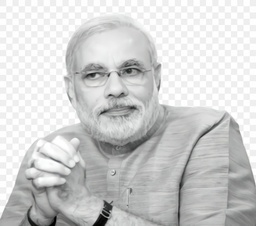
#> input picture images/assignment_im.jpg, 256 x 226 px, shrunk from 820 x 724 before the run, found by its file name
$ jupyter execute 3d_plot_image.ipynb
#> lines starting #> are read from the running program, lines starting #| are printed output that depends on the picture
[cell 1]
import cv2
import matplotlib.pyplot as plt
from mpl_toolkits.mplot3d import Axes3D

[cell 2]
plt.axes(projection='3d')
img=cv2.imread('assignment_im.jpg')
#> img is the input picture: shape (226, 256, 3); mean B, G, R 208, 208.3, 207.8
cv2.imshow("image",img)
cv2.waitKey(0)
cv2.destroyAllWindows()
print(img)
#> (printed output is left out)
x=img[:,:,0]
y=img[:,:,1]
z=img[:,:,2]
plt.axes(projection='3d')
plt.scatter(x,y,z)

# Show the 3D image plot
plt.show()
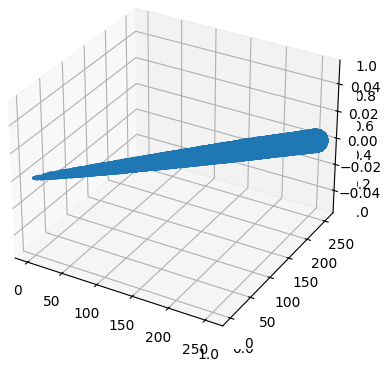
#> figure drawn by matplotlib, 1 panel

[cell 3]
import numpy as np
import matplotlib.pyplot as plt
from mpl_toolkits.mplot3d import Axes3D

[cell 4]
image_2d = np.random.rand(100, 100)

# Plot the 2D image
plt.imshow(image_2d, cmap='gray')
plt.show()
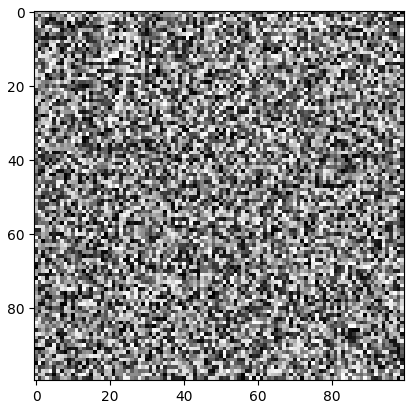
#> figure drawn by matplotlib, 1 panel
x = np.arange(0, 100)
y = np.arange(0, 100)
x, y = np.meshgrid(x, y)

# The z coordinate is the intensity of the pixel
z = image_2d
fig = plt.figure()
ax = fig.add_subplot(111, projection='3d')
ax.plot_surface(x, y, z, cmap='gray')

# Show the plot
plt.show()
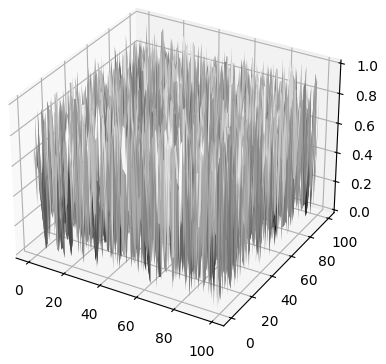
#> figure drawn by matplotlib, 1 panel

$ run again, with images/class_photo.jpg copied over images/assignment_im.jpg
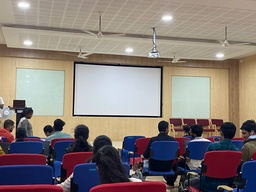
#> input picture images/class_photo.jpg, 256 x 192 px, shrunk from 1280 x 960 before the run, found by its file name
#> img is the input picture: shape (192, 256, 3); mean B, G, R 119.5, 123.6, 134.9
#> (printed output is left out)
#> `z=img[:,:,2]`:
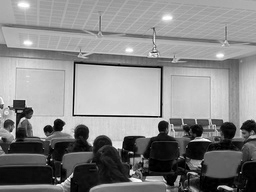
#> z: shape (192, 256); min 0, max 255, mean 134.9
#> `plt.show()`:
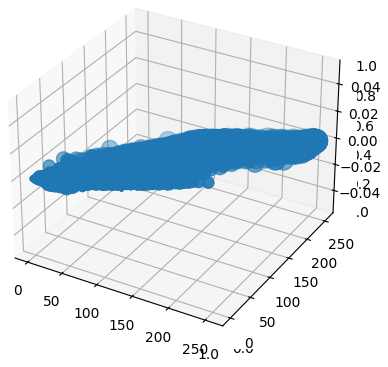
#> figure drawn by matplotlib, 1 panel
